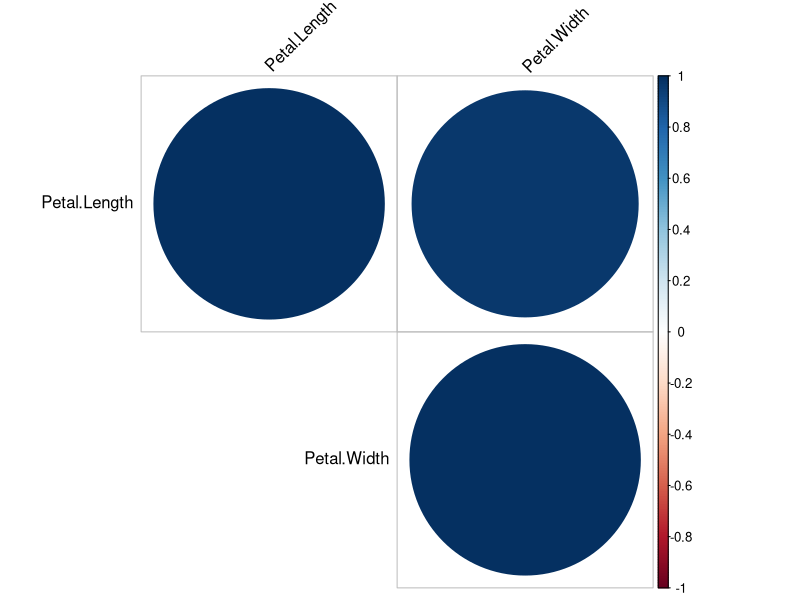
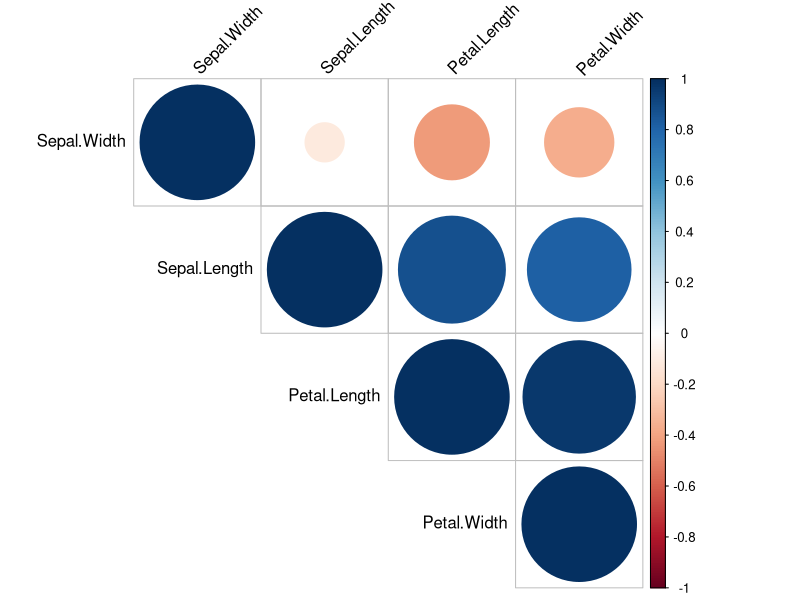

Recreate these plots in R, in order.
## ---- chunk 1
View(iris)
## ---- chunk 2
data("iris")
my_data <- iris[,c(3,4)]
res <- cor(my_data)
round(res,2)
corrplot::corrplot(res, type = "upper", order = "hclust", 
         tl.col = "black", tl.srt = 45, insig = "p-value",)
## ---- chunk 3
data("iris")
my_data <- iris[,c(1,2,3,4)]
res <- cor(my_data)
round(res,2)
corrplot::corrplot(res, type = "upper", order = "hclust", 
         tl.col = "black", tl.srt = 45, insig = "p-value",)
